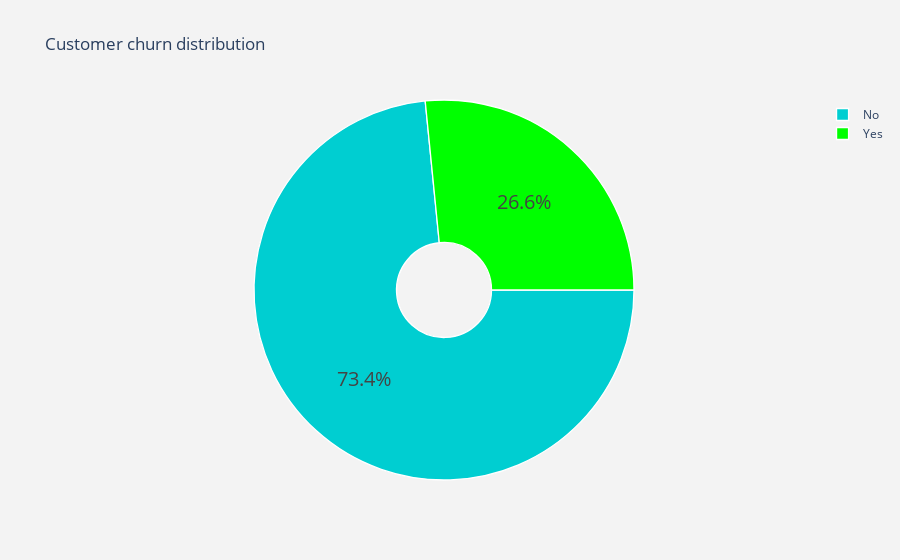

Notebook code for this chart:
### Markdown cell above
# 3. Exploratory Data Analysis
## 3.1 Customer churn in data

### Code cell
#labels
lab = telcom["Churn"].value_counts().keys().tolist()
#values
val = telcom["Churn"].value_counts().values.tolist()

trace = go.Pie(labels = lab ,
               values = val ,
               marker = dict(colors =  [ 'darkturquoise' ,'lime'],
                             line = dict(color = "white",
                                         width =  1.3)
                            ),
               rotation = 90,
               hoverinfo = "label+value+text",
               textfont=dict(size=20),
               hole = .25
              )
layout = go.Layout(dict(title = "Customer churn distribution",
                        plot_bgcolor  = "rgb(243,243,243)",
                        paper_bgcolor = "rgb(243,243,243)",
                       )
                  )

data = [trace]
fig = go.Figure(data = data,layout = layout)
py.iplot(fig)

Image(pio.to_image(fig, format='png'))

### Figure 1 — Plotly figure (JSON) as saved in the notebook; plotly's stock layout.template omitted (floating-point values rounded to 4 significant figures)
{"data": [{"hole": 0.25, "hoverinfo": "label+value+text", "labels": ["No", "Yes"], "marker": {"colors": ["darkturquoise", "lime"], "line": {"color": "white", "width": 1.3}}, "rotation": 90, "textfont": {"size": 20}, "type": "pie", "values": [5163, 1869]}], "layout": {"paper_bgcolor": "rgb(243,243,243)", "plot_bgcolor": "rgb(243,243,243)", "title": {"text": "Customer churn distribution"}}}
